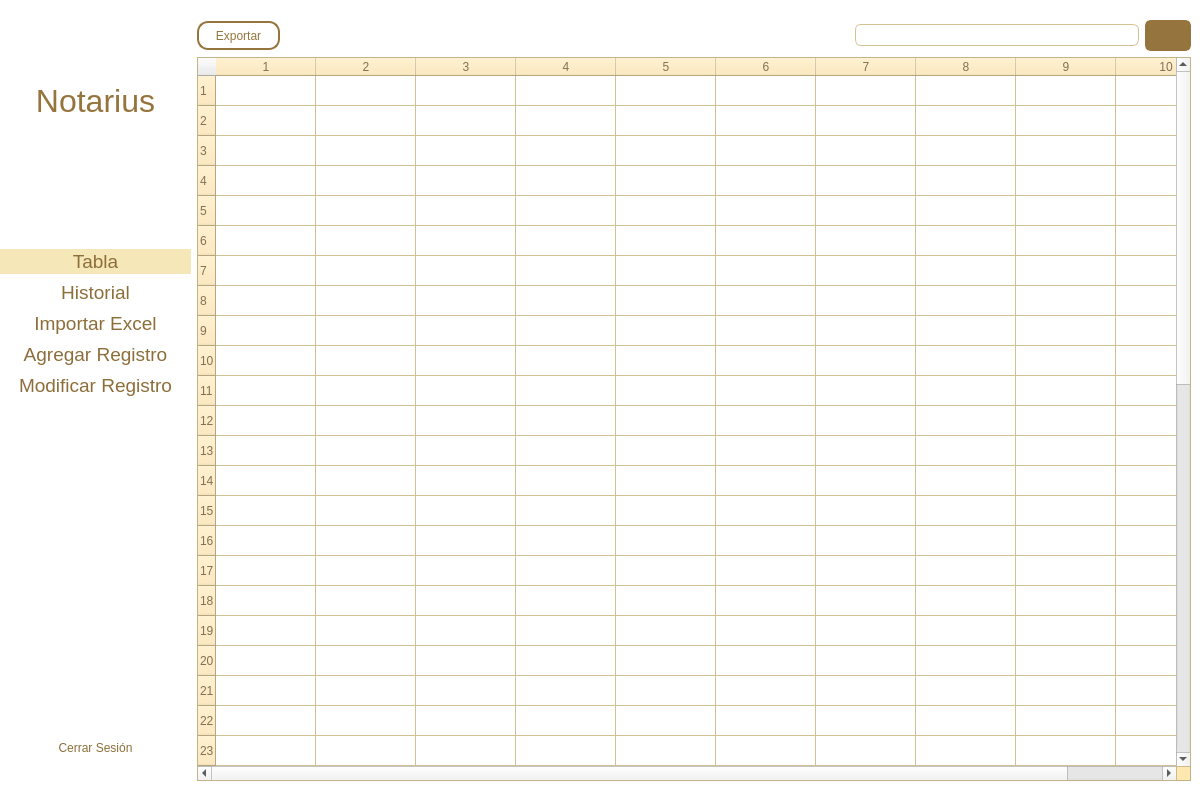
<?xml version="1.0" encoding="UTF-8"?>
<ui version="4.0">
 <class>QDialog</class>
 <widget class="QDialog" name="QDialog">
  <property name="geometry">
   <rect>
    <x>0</x>
    <y>0</y>
    <width>1200</width>
    <height>800</height>
   </rect>
  </property>
  <property name="windowTitle">
   <string>Dialog</string>
  </property>
  <property name="styleSheet">
   <string notr="true">QDialog {
background-color:white;

}</string>
  </property>
  <widget class="QWidget" name="centralwidget">
   <property name="geometry">
    <rect>
     <x>0</x>
     <y>0</y>
     <width>1211</width>
     <height>801</height>
    </rect>
   </property>
   <property name="styleSheet">
    <string notr="true"/>
   </property>
   <layout class="QHBoxLayout" name="horizontalLayout" stretch="0,0,0">
    <item>
     <layout class="QVBoxLayout" name="verticalLayout_5">
      <item>
       <spacer name="verticalSpacer">
        <property name="orientation">
         <enum>Qt::Vertical</enum>
        </property>
        <property name="sizeHint" stdset="0">
         <size>
          <width>20</width>
          <height>40</height>
         </size>
        </property>
       </spacer>
      </item>
      <item>
       <spacer name="verticalSpacer_15">
        <property name="orientation">
         <enum>Qt::Vertical</enum>
        </property>
        <property name="sizeHint" stdset="0">
         <size>
          <width>20</width>
          <height>40</height>
         </size>
        </property>
       </spacer>
      </item>
      <item>
       <widget class="QLabel" name="label_2">
        <property name="styleSheet">
         <string notr="true">font: 26pt &quot;Arial Black&quot;;
color: rgb(149, 117, 61);</string>
        </property>
        <property name="text">
         <string>&lt;html&gt;&lt;head/&gt;&lt;body&gt;&lt;p align=&quot;center&quot;&gt;&lt;span style=&quot; font-size:24pt; color:#ffffff;&quot;&gt;....&lt;/span&gt;&lt;span style=&quot; font-size:24pt;&quot;&gt;Notarius&lt;/span&gt;&lt;span style=&quot; font-size:24pt; color:#ffffff;&quot;&gt;....&lt;/span&gt;&lt;/p&gt;&lt;/body&gt;&lt;/html&gt;</string>
        </property>
       </widget>
      </item>
      <item>
       <spacer name="verticalSpacer_2">
        <property name="orientation">
         <enum>Qt::Vertical</enum>
        </property>
        <property name="sizeHint" stdset="0">
         <size>
          <width>20</width>
          <height>40</height>
         </size>
        </property>
       </spacer>
      </item>
      <item>
       <spacer name="verticalSpacer_13">
        <property name="orientation">
         <enum>Qt::Vertical</enum>
        </property>
        <property name="sizeHint" stdset="0">
         <size>
          <width>20</width>
          <height>40</height>
         </size>
        </property>
       </spacer>
      </item>
      <item>
       <spacer name="verticalSpacer_14">
        <property name="orientation">
         <enum>Qt::Vertical</enum>
        </property>
        <property name="sizeHint" stdset="0">
         <size>
          <width>20</width>
          <height>40</height>
         </size>
        </property>
       </spacer>
      </item>
      <item>
       <layout class="QVBoxLayout" name="verticalLayout_6">
        <item>
         <widget class="QPushButton" name="pushButton_4">
          <property name="font">
           <font>
            <pointsize>14</pointsize>
            <weight>50</weight>
            <bold>false</bold>
           </font>
          </property>
          <property name="autoFillBackground">
           <bool>false</bool>
          </property>
          <property name="styleSheet">
           <string notr="true">QPushButton {
	color: rgb(141, 110, 58);
	border: none;
	height: 25px;
	background-color: rgb(246, 231, 184);

}

QPushButton:hover {
	background-color: rgb(130, 110, 74);
	color: rgb(255, 255, 255);
}

QPushButton:pressed {
    border-style: inset;
    background-color: rgb(149, 117, 61);
	color: rgb(255, 255, 255);
}
</string>
          </property>
          <property name="text">
           <string>Tabla</string>
          </property>
          <property name="icon">
           <iconset>
            <normaloff>bar-chart-box-line.png</normaloff>bar-chart-box-line.png</iconset>
          </property>
          <property name="autoDefault">
           <bool>false</bool>
          </property>
          <property name="flat">
           <bool>false</bool>
          </property>
         </widget>
        </item>
        <item>
         <widget class="QPushButton" name="pushButton_6">
          <property name="font">
           <font>
            <pointsize>14</pointsize>
            <weight>50</weight>
            <bold>false</bold>
           </font>
          </property>
          <property name="styleSheet">
           <string notr="true">QPushButton {
	color: rgb(141, 110, 58);
	border: none;
	height: 25px;
}

QPushButton:hover {
	background-color: rgb(149, 117, 61);
	color: rgb(255, 255, 255);
}

QPushButton:pressed {
    border-style: inset;
    background-color: rgb(149, 117, 61);
	color: rgb(255, 255, 255);
}</string>
          </property>
          <property name="text">
           <string>Historial</string>
          </property>
          <property name="icon">
           <iconset>
            <normaloff>file-history-fill.png</normaloff>file-history-fill.png</iconset>
          </property>
         </widget>
        </item>
        <item>
         <widget class="QPushButton" name="pushButton_9">
          <property name="font">
           <font>
            <pointsize>14</pointsize>
            <weight>50</weight>
            <bold>false</bold>
           </font>
          </property>
          <property name="styleSheet">
           <string notr="true">QPushButton {
	color: rgb(141, 110, 58);
	border: none;
	height: 25px;
}

QPushButton:hover {
	background-color: rgb(149, 117, 61);
	color: rgb(255, 255, 255);
}

QPushButton:pressed {
    border-style: inset;
    background-color: rgb(149, 117, 61);
	color: rgb(255, 255, 255);
}</string>
          </property>
          <property name="text">
           <string>Importar Excel</string>
          </property>
          <property name="icon">
           <iconset>
            <normaloff>file-excel-2-fill.png</normaloff>file-excel-2-fill.png</iconset>
          </property>
         </widget>
        </item>
        <item>
         <widget class="QPushButton" name="pushButton_8">
          <property name="font">
           <font>
            <pointsize>14</pointsize>
            <weight>50</weight>
            <bold>false</bold>
           </font>
          </property>
          <property name="styleSheet">
           <string notr="true">QPushButton {
	color: rgb(141, 110, 58);
	border: none;
height: 25px;
}

QPushButton:hover {
	background-color: rgb(149, 117, 61);
	color: rgb(255, 255, 255);
}

QPushButton:pressed {
    border-style: inset;
    background-color: rgb(149, 117, 61);
	color: rgb(255, 255, 255);
}</string>
          </property>
          <property name="text">
           <string>Agregar Registro</string>
          </property>
          <property name="icon">
           <iconset>
            <normaloff>profile-line.png</normaloff>profile-line.png</iconset>
          </property>
         </widget>
        </item>
        <item>
         <widget class="QPushButton" name="pushButton_7">
          <property name="font">
           <font>
            <pointsize>14</pointsize>
            <weight>50</weight>
            <bold>false</bold>
           </font>
          </property>
          <property name="styleSheet">
           <string notr="true">QPushButton {
	color: rgb(141, 110, 58);
	border: none;
height: 25px;
}

QPushButton:hover {
	background-color: rgb(149, 117, 61);
	color: rgb(255, 255, 255);
}

QPushButton:pressed {
    border-style: inset;
    background-color: rgb(149, 117, 61);
	color: rgb(255, 255, 255);
}</string>
          </property>
          <property name="text">
           <string>Modificar Registro</string>
          </property>
          <property name="icon">
           <iconset>
            <normaloff>edit-2-fill.png</normaloff>edit-2-fill.png</iconset>
          </property>
         </widget>
        </item>
       </layout>
      </item>
      <item>
       <spacer name="verticalSpacer_4">
        <property name="orientation">
         <enum>Qt::Vertical</enum>
        </property>
        <property name="sizeHint" stdset="0">
         <size>
          <width>20</width>
          <height>40</height>
         </size>
        </property>
       </spacer>
      </item>
      <item>
       <spacer name="verticalSpacer_8">
        <property name="orientation">
         <enum>Qt::Vertical</enum>
        </property>
        <property name="sizeHint" stdset="0">
         <size>
          <width>20</width>
          <height>40</height>
         </size>
        </property>
       </spacer>
      </item>
      <item>
       <spacer name="verticalSpacer_11">
        <property name="orientation">
         <enum>Qt::Vertical</enum>
        </property>
        <property name="sizeHint" stdset="0">
         <size>
          <width>20</width>
          <height>40</height>
         </size>
        </property>
       </spacer>
      </item>
      <item>
       <spacer name="verticalSpacer_12">
        <property name="orientation">
         <enum>Qt::Vertical</enum>
        </property>
        <property name="sizeHint" stdset="0">
         <size>
          <width>20</width>
          <height>40</height>
         </size>
        </property>
       </spacer>
      </item>
      <item>
       <spacer name="verticalSpacer_7">
        <property name="orientation">
         <enum>Qt::Vertical</enum>
        </property>
        <property name="sizeHint" stdset="0">
         <size>
          <width>20</width>
          <height>40</height>
         </size>
        </property>
       </spacer>
      </item>
      <item>
       <spacer name="verticalSpacer_3">
        <property name="orientation">
         <enum>Qt::Vertical</enum>
        </property>
        <property name="sizeHint" stdset="0">
         <size>
          <width>20</width>
          <height>40</height>
         </size>
        </property>
       </spacer>
      </item>
      <item>
       <spacer name="verticalSpacer_5">
        <property name="orientation">
         <enum>Qt::Vertical</enum>
        </property>
        <property name="sizeHint" stdset="0">
         <size>
          <width>20</width>
          <height>40</height>
         </size>
        </property>
       </spacer>
      </item>
      <item>
       <spacer name="verticalSpacer_6">
        <property name="orientation">
         <enum>Qt::Vertical</enum>
        </property>
        <property name="sizeHint" stdset="0">
         <size>
          <width>20</width>
          <height>40</height>
         </size>
        </property>
       </spacer>
      </item>
      <item>
       <widget class="QPushButton" name="pushButton">
        <property name="styleSheet">
         <string notr="true">QPushButton {
	color: rgb(141, 110, 58);
	border: none;
height: 25px;
}

QPushButton:hover {
	background-color: rgb(149, 117, 61);
	color: rgb(255, 255, 255);
}

QPushButton:pressed {
    border-style: inset;
    background-color: rgb(149, 117, 61);
	color: rgb(255, 255, 255);
}</string>
        </property>
        <property name="text">
         <string>Cerrar Sesión</string>
        </property>
        <property name="icon">
         <iconset>
          <normaloff>logout-box-r-line.png</normaloff>logout-box-r-line.png</iconset>
        </property>
       </widget>
      </item>
      <item>
       <spacer name="verticalSpacer_10">
        <property name="orientation">
         <enum>Qt::Vertical</enum>
        </property>
        <property name="sizeHint" stdset="0">
         <size>
          <width>20</width>
          <height>40</height>
         </size>
        </property>
       </spacer>
      </item>
     </layout>
    </item>
    <item>
     <layout class="QVBoxLayout" name="verticalLayout">
      <item>
       <spacer name="horizontalSpacer_3">
        <property name="orientation">
         <enum>Qt::Horizontal</enum>
        </property>
        <property name="sizeHint" stdset="0">
         <size>
          <width>40</width>
          <height>20</height>
         </size>
        </property>
       </spacer>
      </item>
      <item>
       <layout class="QHBoxLayout" name="horizontalLayout_3">
        <item>
         <widget class="QPushButton" name="pushButton_2">
          <property name="styleSheet">
           <string notr="true">QPushButton {
border-radius: 11px;
border: 2px solid #95753d;
background-color: white;
color: #95753d;
height: 25px;
}

QPushButton:hover {
	background-color: rgb(116, 91, 47);
	color: rgb(255, 255, 255);
	border: 3px solid  rgb(116, 91, 47);
}

QPushButton:pressed {
    border-style: inset;
    background-color: rgb(103, 80, 41);
	color: rgb(255, 255, 255);
	border: 3px solid  rgb(103, 80, 41);
}</string>
          </property>
          <property name="text">
           <string>     Exportar     </string>
          </property>
         </widget>
        </item>
        <item>
         <spacer name="horizontalSpacer">
          <property name="orientation">
           <enum>Qt::Horizontal</enum>
          </property>
          <property name="sizeHint" stdset="0">
           <size>
            <width>40</width>
            <height>20</height>
           </size>
          </property>
         </spacer>
        </item>
        <item>
         <spacer name="horizontalSpacer_2">
          <property name="orientation">
           <enum>Qt::Horizontal</enum>
          </property>
          <property name="sizeHint" stdset="0">
           <size>
            <width>40</width>
            <height>20</height>
           </size>
          </property>
         </spacer>
        </item>
        <item>
         <widget class="QLineEdit" name="lineEdit">
          <property name="styleSheet">
           <string notr="true">QLineEdit {
border-radius: 6px;
border: 1px solid #d3c393;
background-color: white;
color:  #95753d;
height: 20px;
}</string>
          </property>
         </widget>
        </item>
        <item>
         <widget class="QPushButton" name="pushButton_3">
          <property name="styleSheet">
           <string notr="true">QPushButton {
border-radius: 6px;
border: 3px solid #95753d;
background-color: #95753d;
color: white;
height: 25px;
width: 40px;
}

QPushButton:hover {
	background-color: rgb(116, 91, 47);
	color: rgb(255, 255, 255);
	border: 3px solid  rgb(116, 91, 47);
}

QPushButton:pressed {
    border-style: inset;
    background-color: rgb(103, 80, 41);
	color: rgb(255, 255, 255);
	border: 3px solid  rgb(103, 80, 41);
}</string>
          </property>
          <property name="text">
           <string/>
          </property>
          <property name="icon">
           <iconset>
            <normaloff>search-line (1).png</normaloff>search-line (1).png</iconset>
          </property>
         </widget>
        </item>
       </layout>
      </item>
      <item>
       <widget class="QTableWidget" name="tableWidget">
        <property name="styleSheet">
         <string notr="true">QTableWidget {
background-color: rgb(255, 232, 176);

}
QTableWidget::item::selected, QTableWidget QLineEdit { 
        background-color: rgb(255, 232, 176); 
        color: black; 
    }
QTableView::item:selected {
    background-color: rgb(209, 230, 255);
}

QTableWidget::item {background-color:white; color:black}

QTableView::item:focus{
    background-color: rgb(209, 230, 255);
color: black;
}

QHeaderView::section{background-color: rgb(255, 232, 176); color:rgb(131, 112, 82);
                                }</string>
        </property>
        <property name="showGrid">
         <bool>true</bool>
        </property>
        <property name="gridStyle">
         <enum>Qt::SolidLine</enum>
        </property>
        <property name="sortingEnabled">
         <bool>false</bool>
        </property>
        <property name="wordWrap">
         <bool>true</bool>
        </property>
        <property name="cornerButtonEnabled">
         <bool>true</bool>
        </property>
        <property name="rowCount">
         <number>50</number>
        </property>
        <property name="columnCount">
         <number>10</number>
        </property>
        <row/>
        <row/>
        <row/>
        <row/>
        <row/>
        <row/>
        <row/>
        <row/>
        <row/>
        <row/>
        <row/>
        <row/>
        <row/>
        <row/>
        <row/>
        <row/>
        <row/>
        <row/>
        <row/>
        <row/>
        <row/>
        <row/>
        <row/>
        <row/>
        <row/>
        <row/>
        <row/>
        <row/>
        <row/>
        <row/>
        <row/>
        <row/>
        <row/>
        <row/>
        <row/>
        <row/>
        <row/>
        <row/>
        <row/>
        <row/>
        <row/>
        <row/>
        <row/>
        <row/>
        <row/>
        <row/>
        <row/>
        <row/>
        <row/>
        <row/>
        <column/>
        <column/>
        <column/>
        <column/>
        <column/>
        <column/>
        <column/>
        <column/>
        <column/>
        <column/>
        <item row="0" column="0">
         <property name="text">
          <string/>
         </property>
         <property name="font">
          <font>
           <weight>50</weight>
           <bold>false</bold>
          </font>
         </property>
         <property name="textAlignment">
          <set>AlignLeading|AlignVCenter</set>
         </property>
         <property name="background">
          <brush brushstyle="NoBrush">
           <color alpha="255">
            <red>149</red>
            <green>117</green>
            <blue>61</blue>
           </color>
          </brush>
         </property>
         <property name="foreground">
          <brush brushstyle="NoBrush">
           <color alpha="255">
            <red>149</red>
            <green>117</green>
            <blue>61</blue>
           </color>
          </brush>
         </property>
        </item>
        <item row="1" column="0">
         <property name="text">
          <string/>
         </property>
         <property name="foreground">
          <brush brushstyle="NoBrush">
           <color alpha="255">
            <red>255</red>
            <green>255</green>
            <blue>255</blue>
           </color>
          </brush>
         </property>
        </item>
       </widget>
      </item>
      <item>
       <spacer name="horizontalSpacer_4">
        <property name="orientation">
         <enum>Qt::Horizontal</enum>
        </property>
        <property name="sizeHint" stdset="0">
         <size>
          <width>40</width>
          <height>20</height>
         </size>
        </property>
       </spacer>
      </item>
     </layout>
    </item>
    <item>
     <spacer name="verticalSpacer_9">
      <property name="orientation">
       <enum>Qt::Vertical</enum>
      </property>
      <property name="sizeHint" stdset="0">
       <size>
        <width>20</width>
        <height>40</height>
       </size>
      </property>
     </spacer>
    </item>
   </layout>
  </widget>
 </widget>
 <resources>
  <include location="bar-chart-box-line.qrc"/>
 </resources>
 <connections/>
</ui>
